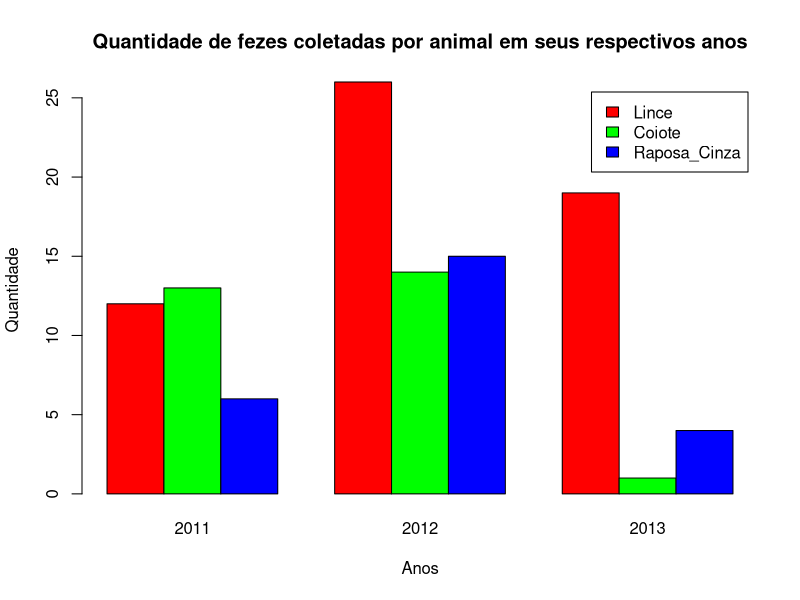
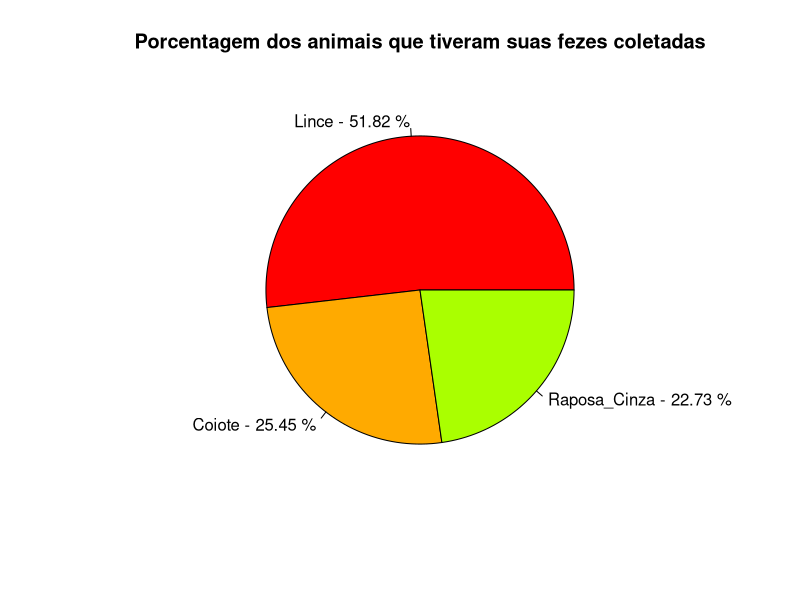
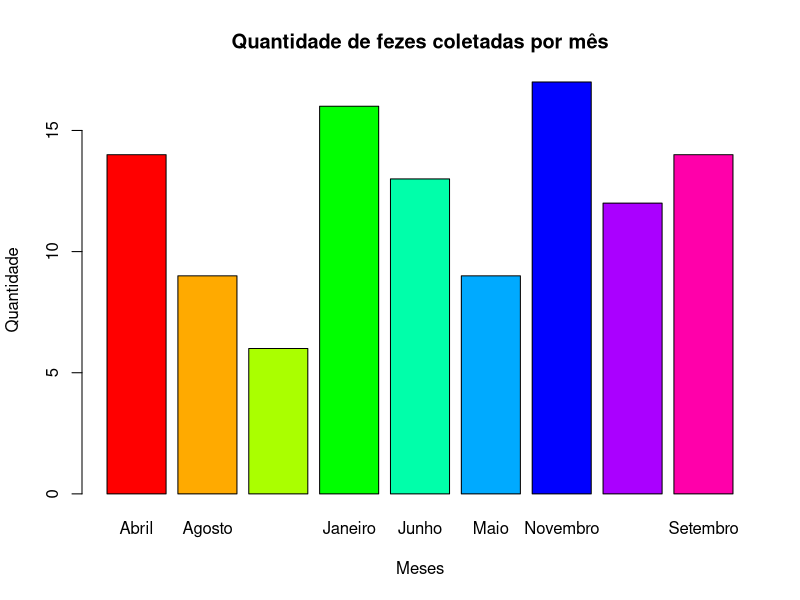
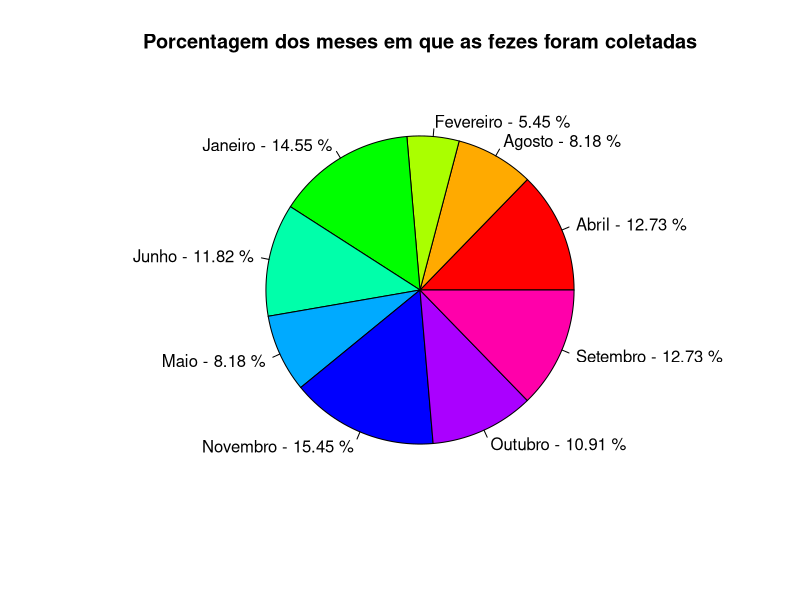
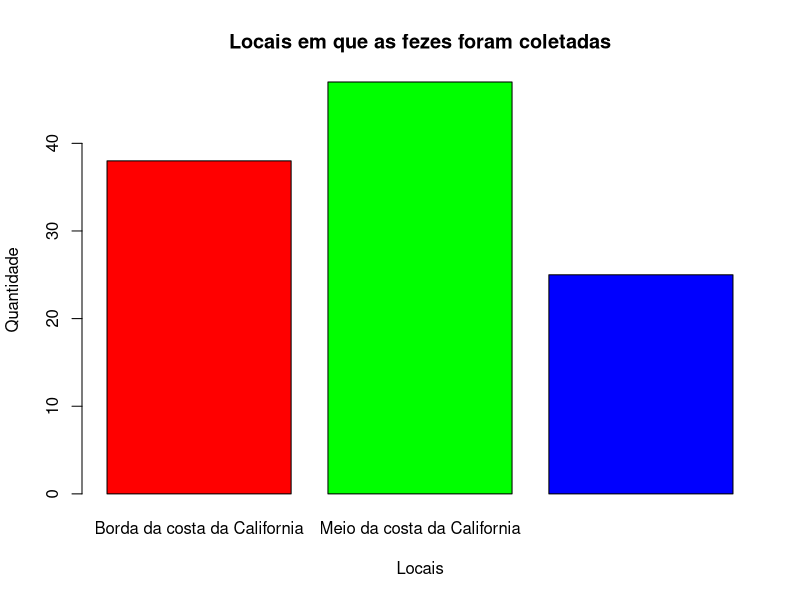
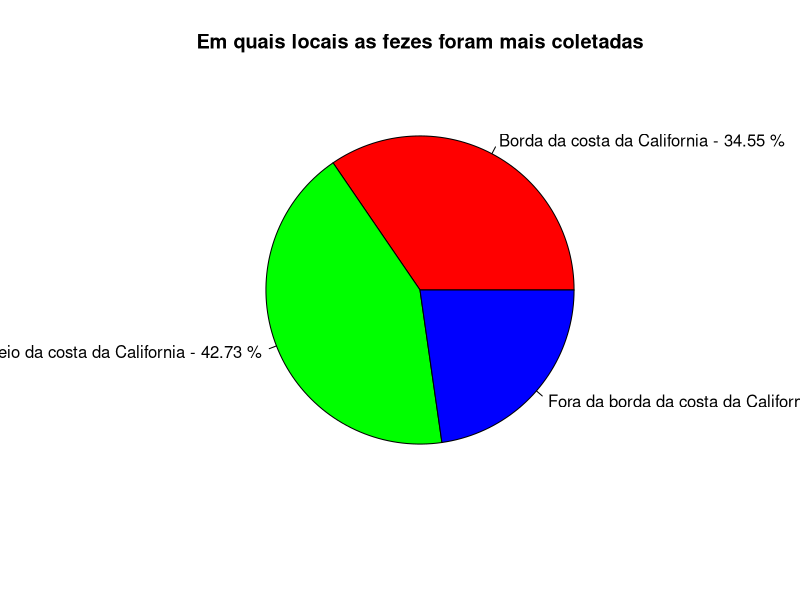
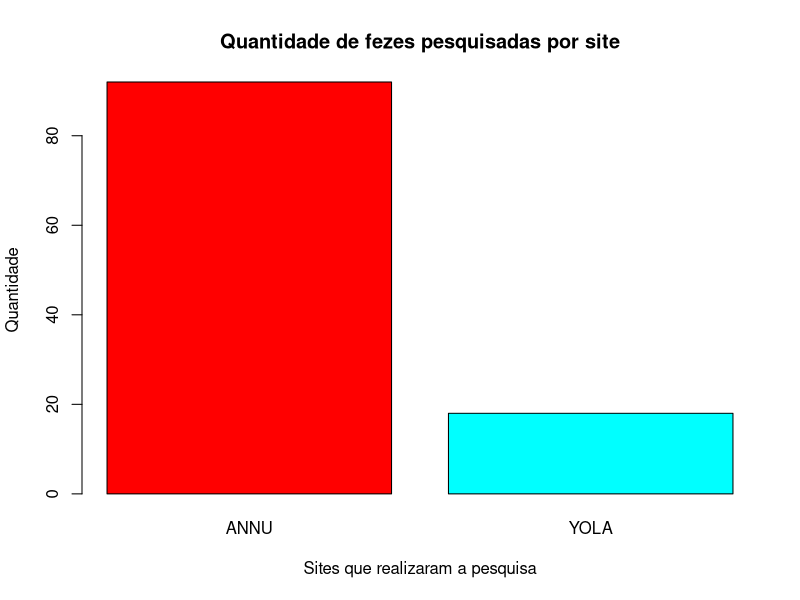
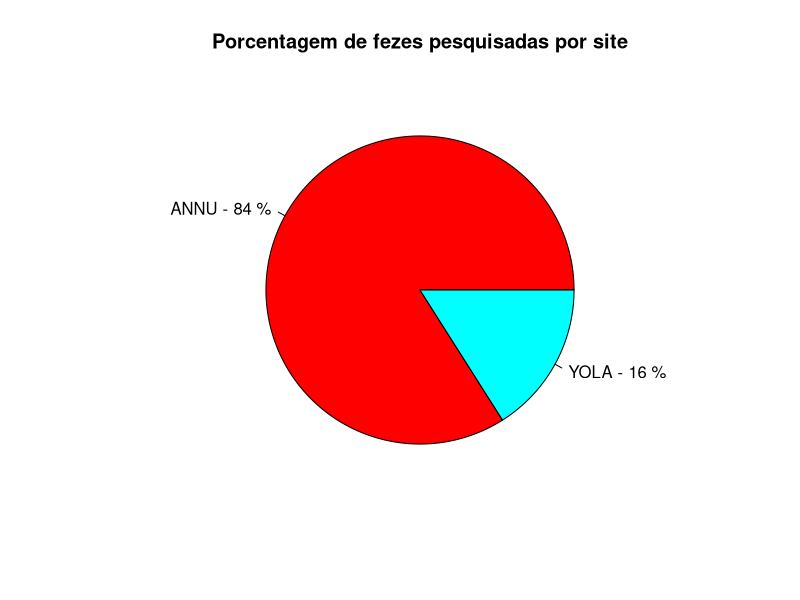

Reproduce these figures in R, in order.
#Limpando environment
rm(list=ls())

#Instalação pacote
if(!require(caret)){
  install.packages("caret", dependencies=c("Depends","Suggests"))
}
#Carregar o pacote instalado
library(caret)

#Reid (2015) coletou dados sobre fezes de animais na costa da Califórnia.
#Os dados consistem em designações de espécies verificadas por DNA, bem como campos relacionados 
#à hora e local da coleta e às próprias fezes. O dataframe scat contém dados sobre as três principais espécies.

#Carregar data.frame scat
data(scat) #Species Month Location
#Criando corte para ignorar valor irrelevante (zero)
ValorCorte<-0


#---- Species/Years ----# Quantitativa
#Tradução Species

#Criação novos nomes
nomeEspecies<-c("Lince","Coiote","Raposa_Cinza")
#Substituição nome "Species"
levels(scat$Species)<-nomeEspecies
#Criando vetor numerico que recebe quantos animais tem de cada especie/Ano
Especies<-table(scat$Species,scat$Year)
#Criação gráfico de barra "Species" onde se denomina quantas fezes de cada animal foram coletadas
barplot(Especies,beside=TRUE,main="Quantidade de fezes coletadas por animal em seus respectivos anos",
        xlab="Anos",ylab="Quantidade",legend.text=levels(scat$Species),
        col=rainbow(length(levels(scat$Species))))

#-- Criação gráfico de pizza "Species" --#
#Criando vetor numerico que recebe quantos animais tem de cada especie
EspeciesNum<-table(scat$Species)
#Criação data percentual
EspeciesPerc<-round(100*prop.table(EspeciesNum),2)
#Criação nome para incluir no gráfico de pizza
EspeciesPie<-paste(nomeEspecies,"-",EspeciesPerc,"%")
#Criação tabela de pizza onde se denomina a porcentagem dos animais que tiveram suas fezes coletadas
pie(EspeciesPerc,label=EspeciesPie,main="Porcentagem dos animais que tiveram suas fezes coletadas",col=rainbow(length(Especies)))


#---- Month ----#
#Criação novos nomes
nomeMeses<-c("Abril","Agosto","Fevereiro","Janeiro","Junho","Maio","Novembro","Outubro","Setembro")
#Substituição nome "Month"
levels(scat$Month)<-nomeMeses
#Vetor numerico que recebe quantidade de cada mês
Meses<-table(scat$Month)
#Removendo categorias com ocorrência insignificante
Meses <- Meses[Meses>ValorCorte]
#Criação gráfico de barra "Month" onde se mostra a quantidade de fezes coletadas por mês
barplot(Meses,main="Quantidade de fezes coletadas por mês",xlab="Meses",ylab="Quantidade",col=rainbow(length(Meses)))

#-- Criação gráfico de pizza "Month" --#
#Criação data percentual
MesesPerc<-round(100*prop.table(Meses),2)
#Criação nome para incluir no gráfico de pizza
MesesPie<-paste(nomeMeses,"-",MesesPerc,"%")
#Criação tabela de pizza onde se denomina a porcentagem dos meses em que as fezes foram coletadas
pie(MesesPerc,label=MesesPie,main="Porcentagem dos meses em que as fezes foram coletadas",col=rainbow(length(Meses)))


#---- Location ----#
#Tradução localização

#Criação novos nomes
NomeLocal<-c("Borda da costa da California","Meio da costa da California","Fora da borda da costa da California")
#Substituição nome "Location"
levels(scat$Location)<-NomeLocal
#Vetor númerico que define a quantidade de fezes que foram coletadas por local
Locais<-table(scat$Location)
#Criação gráfico de barras "Locations"
barplot(Locais,main="Locais em que as fezes foram coletadas",xlab="Locais",ylab="Quantidade", col=rainbow(length(Locais)))

#-- Criação gráfico de pizza "locations" --#
#Criação data percentual
LocaisPerc<-round(100*prop.table(Locais),2)
#Criação nomes
LocaisPie<-paste(NomeLocal,"-",LocaisPerc,"%")
#Criação tabela de pizza onde se demonstra a porcentagem de quais locais as fezes foram coletadas
pie(LocaisPerc,label=LocaisPie,main="Em quais locais as fezes foram mais coletadas",col=rainbow(length(Locais)))


#---- Site ----#
#Criação vetor quantidade de pesquisas que cada site fez
Sites<-table(scat$Site)
#Criação tabela
barplot(Sites,xlab="Sites que realizaram a pesquisa",ylab="Quantidade",main="Quantidade de fezes pesquisadas por site",col=rainbow(length(levels(scat$Site))))

#-- Criação gráfico de pizza "Site" --#
#Criação vetor quantidade de pesquisas que cada site fez
Sites<-table(scat$Site)
#Criação vetor percentual sites
SitesPerc<-round(100*prop.table(Sites))
#Criação nomes
SitesPie<-paste(levels(scat$Site),"-",SitesPerc,"%")
#Criação gráfico de pizza
pie(SitesPerc,labels=SitesPie,main="Porcentagem de fezes pesquisadas por site",col=rainbow(length(levels(scat$Site))))

#---- Ropey ----$
#Criação vetor quantidade de fezes pegajosas
Pegajoso<-table(scat$ropey)
#Criação separação não pegajoso/pegajoso
NomeRopey<-c("Não Pegajoso","Pegajoso")
#Criação tabela
barplot(Pegajoso,names.arg=NomeRopey,col=rainbow(length(Pegajoso)))

#-- Criação gráfico de pizza "Ropey"
#Criação vetor quantidade aspecto das fezes
Pegajoso<-table(scat$ropey)
#Criação separação não pegajoso/pegajoso
NomeRopey<-c("Não Pegajosa","Pegajosa")
#Criação vetor percentual
PegajosoPerc<-round(100*prop.table(Pegajoso))
#Criação nomes
PegajosoPie<-paste(NomeRopey,"-",PegajosoPerc,"%")
#Criação gráfico pizza
pie(PegajosoPerc,main="Aspecto das fezes",labels=PegajosoPie,col=rainbow(length(Pegajoso)))

#---- Mass ----#
#Filtrando ocorrências
dadosgraf05 <- data.frame(subset(scat, scat$Mass >= 0 & scat$Mass <= 5))[12:12] #Separando ocorrências da massa entre x e x

dadosgraf50 <- data.frame(subset(scat, scat$Mass >= 5 & scat$Mass <= 10))[12:12]

dadosgraf1015 <- data.frame(subset(scat, scat$Mass >= 10 & scat$Mass <= 15))[12:12]

dadosgraf1520 <- data.frame(subset(scat, scat$Mass >= 15 & scat$Mass <= 20))[12:12]

dadosgraf2025 <- data.frame(subset(scat, scat$Mass >= 20 & scat$Mass <= 25))[12:12]

dadosgraf2530 <- data.frame(subset(scat, scat$Mass >= 25 & scat$Mass <= 30))[12:12]

dadosgrafacima30 <- data.frame(subset(scat, scat$Mass >= 30))[12:12]

#Unindo valores
dadosgrafico<-c(nrow(dadosgraf05),nrow(dadosgraf50),nrow(dadosgraf1015),nrow(dadosgraf1520),nrow(dadosgraf2025),
                nrow(dadosgraf2530),nrow(dadosgrafacima30))

#Criação ocorrências para legenda
OccorFez<-c("0 a 5","5 a 10","10 a 15","15 a 20","20 a 25","25 a 30","30+")
#Criação tabela ocorrências de fezes por massa
barplot(dadosgrafico,legend.text=OccorFez,ylab="Quantidade de fezes com x libras",
        main="Ocorrência de fezes em libras",col=rainbow(length(dadosgrafico)),names.arg=OccorFez)

